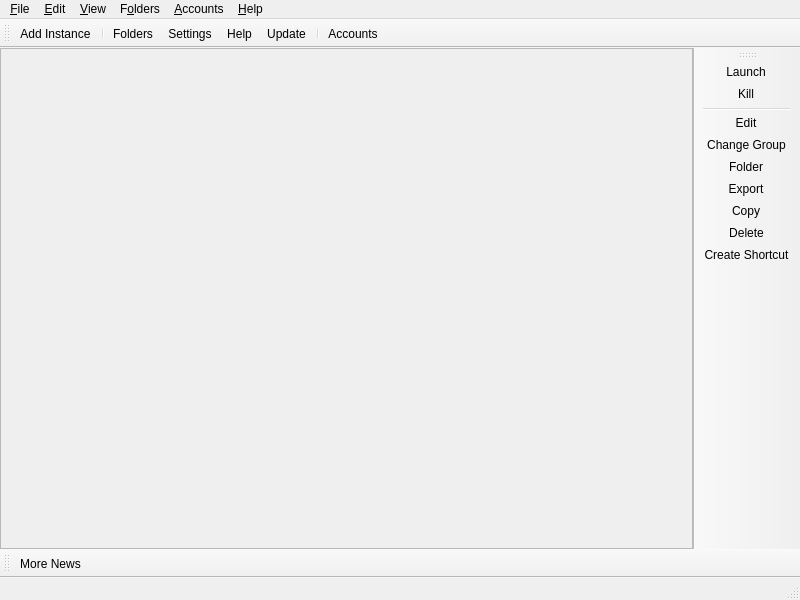
<?xml version="1.0" encoding="UTF-8"?>
<ui version="4.0">
 <class>MainWindow</class>
 <widget class="QMainWindow" name="MainWindow">
  <property name="geometry">
   <rect>
    <x>0</x>
    <y>0</y>
    <width>800</width>
    <height>600</height>
   </rect>
  </property>
  <widget class="QWidget" name="centralWidget">
   <layout class="QVBoxLayout" name="centralLayout">
    <property name="spacing">
     <number>0</number>
    </property>
    <property name="leftMargin">
     <number>0</number>
    </property>
    <property name="topMargin">
     <number>0</number>
    </property>
    <property name="rightMargin">
     <number>0</number>
    </property>
    <property name="bottomMargin">
     <number>0</number>
    </property>
    <item>
     <widget class="QFrame" name="updateBanner">
      <property name="visible">
       <bool>false</bool>
      </property>
      <property name="frameShape">
       <enum>QFrame::StyledPanel</enum>
      </property>
      <property name="frameShadow">
       <enum>QFrame::Raised</enum>
      </property>
     </widget>
    </item>
    <item>
     <layout class="QHBoxLayout" name="horizontalLayout">
      <property name="spacing">
       <number>0</number>
      </property>
      <property name="leftMargin">
       <number>0</number>
      </property>
      <property name="topMargin">
       <number>0</number>
      </property>
      <property name="rightMargin">
       <number>0</number>
      </property>
      <property name="bottomMargin">
       <number>0</number>
      </property>
     </layout>
    </item>
   </layout>
  </widget>
  <widget class="QStatusBar" name="statusBar"/>
  <widget class="QToolBar" name="mainToolBar">
   <property name="windowTitle">
    <string>Main Toolbar</string>
   </property>
   <property name="allowedAreas">
    <set>Qt::BottomToolBarArea|Qt::TopToolBarArea</set>
   </property>
   <property name="toolButtonStyle">
    <enum>Qt::ToolButtonTextBesideIcon</enum>
   </property>
   <property name="floatable">
    <bool>false</bool>
   </property>
   <attribute name="toolBarArea">
    <enum>TopToolBarArea</enum>
   </attribute>
   <attribute name="toolBarBreak">
    <bool>false</bool>
   </attribute>
   <addaction name="actionAddInstance"/>
   <addaction name="separator"/>
   <addaction name="actionFoldersButton"/>
   <addaction name="actionSettings"/>
   <addaction name="actionHelpButton"/>
   <addaction name="actionCheckUpdate"/>
   <addaction name="separator"/>
   <addaction name="actionAccountsButton"/>
  </widget>
  <widget class="QToolBar" name="newsToolBar">
   <property name="windowTitle">
    <string>News Toolbar</string>
   </property>
   <property name="allowedAreas">
    <set>Qt::BottomToolBarArea|Qt::TopToolBarArea</set>
   </property>
   <property name="iconSize">
    <size>
     <width>16</width>
     <height>16</height>
    </size>
   </property>
   <property name="toolButtonStyle">
    <enum>Qt::ToolButtonTextBesideIcon</enum>
   </property>
   <property name="floatable">
    <bool>false</bool>
   </property>
   <attribute name="toolBarArea">
    <enum>BottomToolBarArea</enum>
   </attribute>
   <attribute name="toolBarBreak">
    <bool>false</bool>
   </attribute>
   <addaction name="actionMoreNews"/>
  </widget>
  <widget class="WideBar" name="instanceToolBar">
   <property name="windowTitle">
    <string>Instance Toolbar</string>
   </property>
   <property name="allowedAreas">
    <set>Qt::LeftToolBarArea|Qt::RightToolBarArea</set>
   </property>
   <property name="iconSize">
    <size>
     <width>16</width>
     <height>16</height>
    </size>
   </property>
   <property name="toolButtonStyle">
    <enum>Qt::ToolButtonTextBesideIcon</enum>
   </property>
   <property name="floatable">
    <bool>false</bool>
   </property>
   <property name="useDefaultAction" stdset="0">
    <bool>true</bool>
   </property>
   <attribute name="toolBarArea">
    <enum>RightToolBarArea</enum>
   </attribute>
   <attribute name="toolBarBreak">
    <bool>false</bool>
   </attribute>
   <addaction name="actionLaunchInstance"/>
   <addaction name="actionKillInstance"/>
   <addaction name="separator"/>
   <addaction name="actionEditInstance"/>
   <addaction name="actionChangeInstGroup"/>
   <addaction name="actionViewSelectedInstFolder"/>
   <addaction name="actionExportInstance"/>
   <addaction name="actionCopyInstance"/>
   <addaction name="actionDeleteInstance"/>
   <addaction name="actionCreateInstanceShortcut"/>
  </widget>
  <widget class="QMenuBar" name="menuBar">
   <property name="geometry">
    <rect>
     <x>0</x>
     <y>0</y>
     <width>800</width>
     <height>22</height>
    </rect>
   </property>
   <widget class="QMenu" name="fileMenu">
    <property name="title">
     <string>&amp;File</string>
    </property>
    <property name="toolTipsVisible">
     <bool>true</bool>
    </property>
    <addaction name="actionAddInstance"/>
    <addaction name="separator"/>
    <addaction name="actionLaunchInstance"/>
    <addaction name="actionKillInstance"/>
    <addaction name="separator"/>
    <addaction name="actionEditInstance"/>
    <addaction name="actionChangeInstGroup"/>
    <addaction name="actionViewSelectedInstFolder"/>
    <addaction name="actionExportInstance"/>
    <addaction name="actionCopyInstance"/>
    <addaction name="actionDeleteInstance"/>
    <addaction name="actionCreateInstanceShortcut"/>
    <addaction name="separator"/>
    <addaction name="actionSettings"/>
    <addaction name="actionCloseWindow"/>
   </widget>
   <widget class="QMenu" name="editMenu">
    <property name="title">
     <string>&amp;Edit</string>
    </property>
    <property name="toolTipsVisible">
     <bool>true</bool>
    </property>
    <addaction name="actionUndoTrashInstance"/>
   </widget>
   <widget class="QMenu" name="viewMenu">
    <property name="title">
     <string>&amp;View</string>
    </property>
    <property name="toolTipsVisible">
     <bool>true</bool>
    </property>
    <addaction name="actionChangeTheme"/>
    <addaction name="separator"/>
    <addaction name="actionToggleStatusBar"/>
    <addaction name="actionLockToolbars"/>
    <addaction name="separator"/>
   </widget>
   <widget class="QMenu" name="foldersMenu">
    <property name="title">
     <string>F&amp;olders</string>
    </property>
    <property name="toolTipsVisible">
     <bool>true</bool>
    </property>
    <addaction name="actionViewLauncherRootFolder"/>
    <addaction name="separator"/>
    <addaction name="actionViewInstanceFolder"/>
    <addaction name="actionViewCentralModsFolder"/>
    <addaction name="actionViewSkinsFolder"/>
    <addaction name="actionViewJavaFolder"/>
    <addaction name="separator"/>
    <addaction name="actionViewIconThemeFolder"/>
    <addaction name="actionViewWidgetThemeFolder"/>
    <addaction name="actionViewIconsFolder"/>
    <addaction name="separator"/>
    <addaction name="actionViewLogsFolder"/>
   </widget>
   <widget class="QMenu" name="accountsMenu">
    <property name="title">
     <string>&amp;Accounts</string>
    </property>
   </widget>
   <widget class="QMenu" name="helpMenu">
    <property name="title">
     <string>&amp;Help</string>
    </property>
    <property name="toolTipsVisible">
     <bool>true</bool>
    </property>
    <addaction name="actionClearMetadata"/>
    <addaction name="actionReportBug"/>
    <addaction name="actionViewLog"/>
    <addaction name="actionAddToPATH"/>
    <addaction name="separator"/>
    <addaction name="actionMATRIX"/>
    <addaction name="actionDISCORD"/>
    <addaction name="actionREDDIT"/>
    <addaction name="separator"/>
    <addaction name="actionMoreNews"/>
    <addaction name="actionCheckUpdate"/>
    <addaction name="actionOpenWiki"/>
    <addaction name="actionAbout"/>
   </widget>
   <addaction name="fileMenu"/>
   <addaction name="editMenu"/>
   <addaction name="viewMenu"/>
   <addaction name="foldersMenu"/>
   <addaction name="accountsMenu"/>
   <addaction name="helpMenu"/>
  </widget>
  <action name="actionMoreNews">
   <property name="icon">
    <iconset theme="news"/>
   </property>
   <property name="text">
    <string>More News...</string>
   </property>
   <property name="toolTip">
    <string>Open the development blog to read more news about %1.</string>
   </property>
  </action>
  <action name="actionToggleStatusBar">
   <property name="checkable">
    <bool>true</bool>
   </property>
   <property name="text">
    <string>Status Bar</string>
   </property>
  </action>
  <action name="actionLockToolbars">
   <property name="checkable">
    <bool>true</bool>
   </property>
   <property name="text">
    <string>Lock Toolbars</string>
   </property>
  </action>
  <action name="actionUndoTrashInstance">
   <property name="enabled">
    <bool>false</bool>
   </property>
   <property name="text">
    <string>&amp;Undo Last Instance Deletion</string>
   </property>
  </action>
  <action name="actionAddInstance">
   <property name="icon">
    <iconset theme="new"/>
   </property>
   <property name="text">
    <string>Add Instanc&amp;e...</string>
   </property>
   <property name="toolTip">
    <string>Add a new instance.</string>
   </property>
  </action>
  <action name="actionCheckUpdate">
   <property name="icon">
    <iconset theme="checkupdate"/>
   </property>
   <property name="text">
    <string>&amp;Update...</string>
   </property>
   <property name="toolTip">
    <string>Check for new updates for %1.</string>
   </property>
   <property name="menuRole">
    <enum>QAction::ApplicationSpecificRole</enum>
   </property>
  </action>
  <action name="actionSettings">
   <property name="icon">
    <iconset theme="settings"/>
   </property>
   <property name="text">
    <string>Setti&amp;ngs...</string>
   </property>
   <property name="toolTip">
    <string>Change settings.</string>
   </property>
   <property name="menuRole">
    <enum>QAction::PreferencesRole</enum>
   </property>
  </action>
  <action name="actionManageSkins">
   <property name="icon">
    <iconset theme="settings"/>
   </property>
   <property name="text">
    <string>Manage &amp;Skins...</string>
   </property>
  </action>
  <action name="actionManageAccounts">
   <property name="icon">
    <iconset theme="accounts"/>
   </property>
   <property name="text">
    <string>&amp;Manage Accounts...</string>
   </property>
  </action>
  <action name="actionLaunchInstance">
   <property name="icon">
    <iconset theme="launch"/>
   </property>
   <property name="text">
    <string>&amp;Launch</string>
   </property>
   <property name="toolTip">
    <string>Launch the selected instance.</string>
   </property>
  </action>
  <action name="actionKillInstance">
   <property name="icon">
    <iconset theme="status-bad"/>
   </property>
   <property name="text">
    <string>&amp;Kill</string>
   </property>
   <property name="toolTip">
    <string>Kill the running instance.</string>
   </property>
   <property name="shortcut">
    <string>Ctrl+K</string>
   </property>
  </action>
  <action name="actionRenameInstance">
   <property name="icon">
    <iconset theme="rename"/>
   </property>
   <property name="text">
    <string>Rename</string>
   </property>
   <property name="toolTip">
    <string>Rename the selected instance.</string>
   </property>
  </action>
  <action name="actionChangeInstGroup">
   <property name="icon">
    <iconset theme="tag"/>
   </property>
   <property name="text">
    <string>&amp;Change Group...</string>
   </property>
   <property name="toolTip">
    <string>Change the selected instance's group.</string>
   </property>
   <property name="shortcut">
    <string>Ctrl+G</string>
   </property>
  </action>
  <action name="actionChangeInstIcon">
   <property name="text">
    <string>Change Icon</string>
   </property>
   <property name="toolTip">
    <string>Change the selected instance's icon.</string>
   </property>
  </action>
  <action name="actionEditInstance">
   <property name="icon">
    <iconset theme="settings"/>
   </property>
   <property name="text">
    <string>&amp;Edit...</string>
   </property>
   <property name="toolTip">
    <string>Change the instance settings, mods and versions.</string>
   </property>
   <property name="shortcut">
    <string>Ctrl+I</string>
   </property>
  </action>
  <action name="actionViewSelectedInstFolder">
   <property name="icon">
    <iconset theme="viewfolder"/>
   </property>
   <property name="text">
    <string>&amp;Folder</string>
   </property>
   <property name="toolTip">
    <string>Open the selected instance's root folder in a file browser.</string>
   </property>
  </action>
  <action name="actionDeleteInstance">
   <property name="icon">
    <iconset theme="delete"/>
   </property>
   <property name="text">
    <string>Dele&amp;te</string>
   </property>
   <property name="toolTip">
    <string>Delete the selected instance.</string>
   </property>
   <property name="autoRepeat">
    <bool>false</bool>
   </property>
  </action>
  <action name="actionCopyInstance">
   <property name="icon">
    <iconset theme="copy"/>
   </property>
   <property name="text">
    <string>Cop&amp;y...</string>
   </property>
   <property name="toolTip">
    <string>Copy the selected instance.</string>
   </property>
   <property name="shortcut">
    <string>Ctrl+D</string>
   </property>
  </action>
  <action name="actionExportInstance">
   <property name="icon">
    <iconset theme="export"/>
   </property>
   <property name="text">
    <string>E&amp;xport...</string>
   </property>
   <property name="toolTip">
    <string>Export the selected instance to supported formats.</string>
   </property>
  </action>
  <action name="actionExportInstanceZip">
   <property name="icon">
    <iconset theme="launcher"/>
   </property>
   <property name="text">
    <string>Prism Launcher (zip)</string>
   </property>
  </action>
  <action name="actionExportInstanceMrPack">
   <property name="icon">
    <iconset theme="modrinth"/>
   </property>
   <property name="text">
    <string>Modrinth (mrpack)</string>
   </property>
  </action>
  <action name="actionExportInstanceFlamePack">
   <property name="icon">
    <iconset theme="flame"/>
   </property>
   <property name="text">
    <string>CurseForge (zip)</string>
   </property>
  </action>
  <action name="actionCreateInstanceShortcut">
   <property name="icon">
    <iconset theme="shortcut"/>
   </property>
   <property name="text">
    <string>Create Shortcut</string>
   </property>
   <property name="toolTip">
    <string>Creates a shortcut on a selected folder to launch the selected instance.</string>
   </property>
  </action>
  <action name="actionNoAccountsAdded">
   <property name="icon">
    <iconset theme="noaccount"/>
   </property>
   <property name="text">
    <string>No accounts added!</string>
   </property>
  </action>
  <action name="actionNoDefaultAccount">
   <property name="checkable">
    <bool>true</bool>
   </property>
   <property name="icon">
    <iconset theme="noaccount"/>
   </property>
   <property name="text">
    <string>No Default Account</string>
   </property>
   <property name="shortcut">
    <string>Ctrl+0</string>
   </property>
  </action>
  <action name="actionCloseWindow">
   <property name="icon">
    <iconset theme="status-bad"/>
   </property>
   <property name="text">
    <string>Close &amp;Window</string>
   </property>
   <property name="toolTip">
    <string>Close the current window</string>
   </property>
   <property name="menuRole">
    <enum>QAction::MenuRole::NoRole</enum>
   </property>
  </action>
  <action name="actionViewInstanceFolder">
   <property name="icon">
    <iconset theme="viewfolder"/>
   </property>
   <property name="text">
    <string>&amp;Instances</string>
   </property>
   <property name="toolTip">
    <string>Open the instances folder in a file browser.</string>
   </property>
  </action>
  <action name="actionViewLauncherRootFolder">
   <property name="icon">
    <iconset theme="viewfolder"/>
   </property>
   <property name="text">
    <string>Launcher &amp;Root</string>
   </property>
   <property name="toolTip">
    <string>Open the launcher's root folder in a file browser.</string>
   </property>
  </action>
  <action name="actionViewCentralModsFolder">
   <property name="icon">
    <iconset theme="centralmods"/>
   </property>
   <property name="text">
    <string>&amp;Central Mods</string>
   </property>
   <property name="toolTip">
    <string>Open the central mods folder in a file browser.</string>
   </property>
  </action>
  <action name="actionViewSkinsFolder">
   <property name="icon">
    <iconset theme="viewfolder"/>
   </property>
   <property name="text">
    <string>&amp;Skins</string>
   </property>
   <property name="toolTip">
    <string>Open the skins folder in a file browser.</string>
   </property>
  </action>
  <action name="actionViewIconsFolder">
   <property name="icon">
    <iconset theme="viewfolder"/>
   </property>
   <property name="text">
    <string>Instance Icons</string>
   </property>
   <property name="toolTip">
    <string>Open the instance icons folder in a file browser.</string>
   </property>
  </action>
  <action name="actionViewLogsFolder">
   <property name="icon">
    <iconset theme="viewfolder"/>
   </property>
   <property name="text">
    <string>Logs</string>
   </property>
   <property name="toolTip">
    <string>Open the logs folder in a file browser.</string>
   </property>
  </action>
  <action name="actionChangeTheme">
   <property name="text">
    <string>Themes</string>
   </property>
  </action>
  <action name="actionReportBug">
   <property name="icon">
    <iconset theme="bug"/>
   </property>
   <property name="text">
    <string>Report a Bug or Suggest a Feature</string>
   </property>
   <property name="toolTip">
    <string>Open the bug tracker to report a bug with %1.</string>
   </property>
  </action>
  <action name="actionDISCORD">
   <property name="icon">
    <iconset theme="discord"/>
   </property>
   <property name="text">
    <string>&amp;Discord Guild</string>
   </property>
   <property name="toolTip">
    <string>Open %1 Discord guild.</string>
   </property>
  </action>
  <action name="actionMATRIX">
   <property name="icon">
    <iconset theme="matrix"/>
   </property>
   <property name="text">
    <string>&amp;Matrix Space</string>
   </property>
   <property name="toolTip">
    <string>Open %1 Matrix space.</string>
   </property>
  </action>
  <action name="actionREDDIT">
   <property name="icon">
    <iconset theme="reddit-alien"/>
   </property>
   <property name="text">
    <string>Sub&amp;reddit</string>
   </property>
   <property name="toolTip">
    <string>Open %1 subreddit.</string>
   </property>
  </action>
  <action name="actionAbout">
   <property name="icon">
    <iconset theme="about"/>
   </property>
   <property name="text">
    <string>&amp;About %1</string>
   </property>
   <property name="toolTip">
    <string>View information about %1.</string>
   </property>
   <property name="menuRole">
    <enum>QAction::AboutRole</enum>
   </property>
  </action>
  <action name="actionClearMetadata">
   <property name="icon">
    <iconset theme="refresh"/>
   </property>
   <property name="text">
    <string>&amp;Clear Metadata Cache</string>
   </property>
   <property name="toolTip">
    <string>Clear cached metadata</string>
   </property>
  </action>
  <action name="actionViewLog">
   <property name="icon">
    <iconset theme="log">
     <normaloff>.</normaloff>.</iconset>
   </property>
   <property name="text">
    <string>View logs</string>
   </property>
   <property name="toolTip">
    <string>View current and previous launcher logs</string>
   </property>
  </action>
  <action name="actionAddToPATH">
   <property name="icon">
    <iconset theme="custom-commands"/>
   </property>
   <property name="text">
    <string>Install to &amp;PATH</string>
   </property>
   <property name="toolTip">
    <string>Install a %1 symlink to /usr/local/bin</string>
   </property>
  </action>
  <action name="actionFoldersButton">
   <property name="icon">
    <iconset theme="viewfolder"/>
   </property>
   <property name="text">
    <string>Folders</string>
   </property>
   <property name="toolTip">
    <string>Open one of the folders shared between instances.</string>
   </property>
  </action>
  <action name="actionHelpButton">
   <property name="icon">
    <iconset theme="help"/>
   </property>
   <property name="text">
    <string>Help</string>
   </property>
   <property name="toolTip">
    <string>Get help with %1 or Minecraft.</string>
   </property>
  </action>
  <action name="actionAccountsButton">
   <property name="icon">
    <iconset theme="noaccount"/>
   </property>
   <property name="text">
    <string>Accounts</string>
   </property>
  </action>
  <action name="actionOpenWiki">
   <property name="icon">
    <iconset theme="help"/>
   </property>
   <property name="text">
    <string>%1 &amp;Wiki</string>
   </property>
   <property name="toolTip">
    <string>Open the %1 wiki</string>
   </property>
  </action>
  <action name="actionViewWidgetThemeFolder">
   <property name="icon">
    <iconset theme="viewfolder"/>
   </property>
   <property name="text">
    <string>&amp;Widget Themes</string>
   </property>
   <property name="toolTip">
    <string>Open the widget themes folder in a file browser.</string>
   </property>
  </action>
  <action name="actionViewIconThemeFolder">
   <property name="icon">
    <iconset theme="viewfolder"/>
   </property>
   <property name="text">
    <string>I&amp;con Theme</string>
   </property>
   <property name="toolTip">
    <string>Open the icon theme folder in a file browser.</string>
   </property>
  </action>
  <action name="actionViewJavaFolder">
   <property name="icon">
    <iconset theme="viewfolder"/>
   </property>
   <property name="text">
    <string>Java</string>
   </property>
   <property name="toolTip">
    <string>Open the Java folder in a file browser. Only available if the built-in Java downloader is used.</string>
   </property>
  </action>
 </widget>
 <customwidgets>
  <customwidget>
   <class>WideBar</class>
   <extends>QToolBar</extends>
   <header>ui/widgets/WideBar.h</header>
  </customwidget>
 </customwidgets>
 <resources/>
 <connections/>
</ui>
